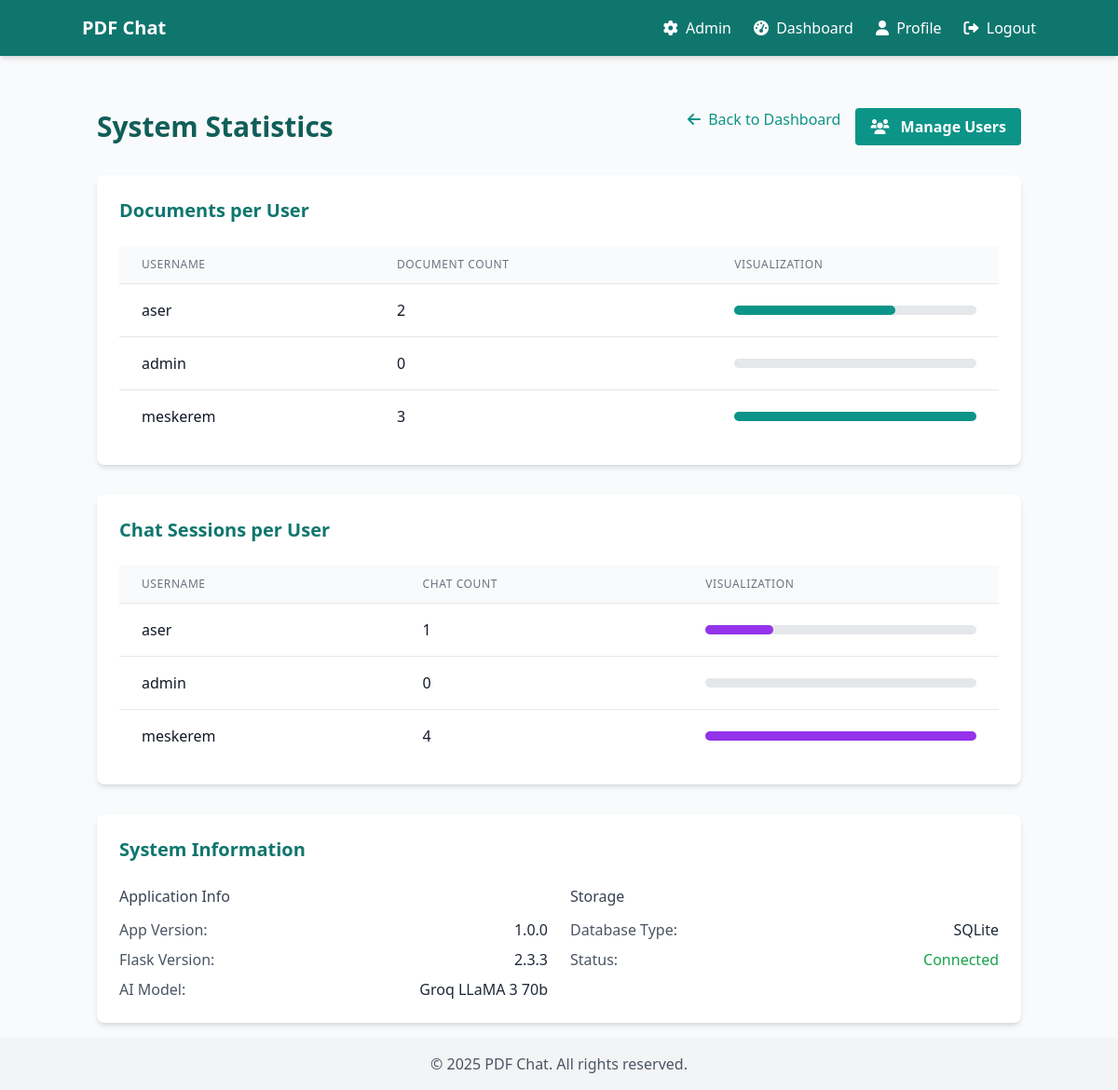
Page /admin/stats (signed in) on the committed database.
### models.py (models this page shows, shortened)
class User(db.Model, UserMixin):
    id = db.Column(db.Integer, primary_key=True)
    username = db.Column(db.String(50), unique=True, nullable=False)
    email = db.Column(db.String(100), unique=True, nullable=False)
    password_hash = db.Column(db.String(128))
    is_admin = db.Column(db.Boolean, default=False)
    created_at = db.Column(db.DateTime, default=datetime.utcnow)
    pdfs = db.relationship('PDF', backref='owner', lazy=True)
    chat_sessions = db.relationship('ChatSession', backref='user', lazy=True)

### routes/admin.py (the view)
@bp.route('/stats')
@login_required
@admin_required
def stats():
    user_docs = db.session.query(
        User.username,
        db.func.count(PDF.id)
    ).join(PDF, User.id == PDF.user_id, isouter=True).group_by(User.id).all()
    user_chats = db.session.query(
        User.username,
        db.func.count(ChatSession.id)
    ).join(ChatSession, User.id == ChatSession.user_id, isouter=True).group_by(User.id).all()
    return render_template('admin/stats.html',
                           user_docs=user_docs,
                           user_chats=user_chats)

### app.py (called while the page is built)
def create_app(config_class=Config):
    app = Flask(__name__)
    app.config.from_object(config_class)
    db.init_app(app)
    login_manager = LoginManager()
    login_manager.init_app(app)
    login_manager.login_view = 'auth.login'
    @login_manager.user_loader
    def load_user(user_id):
        return User.query.get(int(user_id))
    os.makedirs(app.config['UPLOAD_FOLDER'], exist_ok=True)
    app.register_blueprint(routes.auth.bp)
    app.register_blueprint(routes.pdf.bp)
    app.register_blueprint(routes.chat.bp)
    app.register_blueprint(routes.admin.bp)
    app.register_blueprint(routes.profile.bp)
    @app.context_processor
    def inject_now():
        return {'now': datetime.utcnow()}
    @app.route('/')
    def index():
        if current_user.is_authenticated:
            return redirect(url_for('pdf.dashboard'))
        return render_template('index.html')
    return app

### routes/admin.py (called while the page is built)
def admin_required(f):
    @wraps(f)
    def decorated_function(*args, **kwargs):
        if not current_user.is_authenticated or not current_user.is_admin:
            flash('You do not have permission to access this page.', 'danger')
            return redirect(url_for('index'))
        return f(*args, **kwargs)
    return decorated_function

### templates/admin/stats.html (shortened to what this page needs)
{% extends 'base.html' %}
{% block content %}
<div class="mt-6">
    <div class="flex justify-between items-center mb-8">
        <h1 class="text-3xl font-bold text-primary-800">System Statistics</h1>
        <div class="flex space-x-4">
            <a href="{{ url_for('admin.dashboard') }}" class="text-primary-600 hover:text-primary-800">
                <i class="fas fa-arrow-left mr-1"></i> Back to Dashboard
            </a>
            <a href="{{ url_for('admin.users') }}" class="bg-primary-600 hover:bg-primary-700 text-white font-bold py-2 px-4 rounded">
                <i class="fas fa-users mr-2"></i> Manage Users
            </a>
        </div>
    </div>
    <div class="bg-white rounded-lg shadow-md p-6 mb-8">
        <h2 class="text-xl font-semibold text-primary-700 mb-6">Documents per User</h2>
        <div class="overflow-x-auto">
            <table class="min-w-full divide-y divide-gray-200">
                <thead class="bg-gray-50">
                    <tr>
                        <th scope="col" class="px-6 py-3 text-left text-xs font-medium text-gray-500 uppercase tracking-wider">
                            Username
                        </th>
                        <th scope="col" class="px-6 py-3 text-left text-xs font-medium text-gray-500 uppercase tracking-wider">
                            Document Count
                        </th>
                        <th scope="col" class="px-6 py-3 text-left text-xs font-medium text-gray-500 uppercase tracking-wider">
                            Visualization
                        </th>
                    </tr>
                </thead>
                <tbody class="bg-white divide-y divide-gray-200">
                    {% for username, count in user_docs %}
                        <tr>
                            <td class="px-6 py-4 whitespace-nowrap">
                                <div class="font-medium text-gray-900">{{ username }}</div>
                            </td>
                            <td class="px-6 py-4 whitespace-nowrap">
                                <div class="text-gray-900">{{ count }}</div>
                            </td>
                            <td class="px-6 py-4">
                                <div class="w-full bg-gray-200 rounded-full h-2.5">
                                    {% set max_docs = user_docs|map(attribute=1)|max|default(1) %}
                                    {% if max_docs > 0 %}
                                    {% set percentage = (count / max_docs) * 100 %}
                                    {% else %}
                                        {% set percentage = 0 %}
                                    {% endif %}
                                    <div class="bg-primary-600 h-2.5 rounded-full" style="width: {{ percentage }}%"></div>
                                </div>
                            </td>
                        </tr>
                    {% endfor %}
                </tbody>
            </table>
        </div>
    </div>
    <div class="bg-white rounded-lg shadow-md p-6 mb-8">
        <h2 class="text-xl font-semibold text-primary-700 mb-6">Chat Sessions per User</h2>
        <div class="overflow-x-auto">
            <table class="min-w-full divide-y divide-gray-200">
                <thead class="bg-gray-50">
                    <tr>
                        <th scope="col" class="px-6 py-3 text-left text-xs font-medium text-gray-500 uppercase tracking-wider">
                            Username
                        </th>
                        <th scope="col" class="px-6 py-3 text-left text-xs font-medium text-gray-500 uppercase tracking-wider">
                            Chat Count
                        </th>
                        <th scope="col" class="px-6 py-3 text-left text-xs font-medium text-gray-500 uppercase tracking-wider">
                            Visualization
                        </th>
                    </tr>
                </thead>
                <tbody class="bg-white divide-y divide-gray-200">
                    {% for username, count in user_chats %}
                        <tr>
                            <td class="px-6 py-4 whitespace-nowrap">
                                <div class="font-medium text-gray-900">{{ username }}</div>
                            </td>
                            <td class="px-6 py-4 whitespace-nowrap">
                                <div class="text-gray-900">{{ count }}</div>
                            </td>
                            <td class="px-6 py-4">
                                <div class="w-full bg-gray-200 rounded-full h-2.5">
                                    {% set max_chats = user_chats|map(attribute=1)|max|default(1) %}
                                    {% if max_chats > 0 %}
                                    {% set percentage = (count / max_chats) * 100 %}
                                    {% else %}
                                        {% set percentage = 0 %}
                                    {% endif %}
                                    <div class="bg-purple-600 h-2.5 rounded-full" style="width: {{ percentage }}%"></div>
                                </div>
                            </td>
                        </tr>
                    {% endfor %}
                </tbody>
            </table>
        </div>
    </div>
    <div class="bg-white rounded-lg shadow-md p-6">
        <h2 class="text-xl font-semibold text-primary-700 mb-6">System Information</h2>
        <div class="grid grid-cols-1 md:grid-cols-2 gap-6">
            <div>
                <h3 class="font-medium mb-3 text-gray-700">Application Info</h3>
                <ul class="space-y-2">
                    <li class="flex justify-between">
                        <span class="text-gray-600">App Version:</span>
                        <span class="font-medium">1.0.0</span>
                    </li>
                    <li class="flex justify-between">
                        <span class="text-gray-600">Flask Version:</span>
                        <span class="font-medium">2.3.3</span>
                    </li>
                    <li class="flex justify-between">
                        <span class="text-gray-600">AI Model:</span>
                        <span class="font-medium">Groq LLaMA 3 70b</span>
                    </li>
                </ul>
            </div>
            <div>
                <h3 class="font-medium mb-3 text-gray-700">Storage</h3>
                <ul class="space-y-2">
                    <li class="flex justify-between">
                        <span class="text-gray-600">Database Type:</span>
                        <span class="font-medium">SQLite</span>
                    </li>
                    <li class="flex justify-between">
                        <span class="text-gray-600">Status:</span>
                        <span class="font-medium text-green-600">Connected</span>
                    </li>
                </ul>
            </div>
        </div>
    </div>
</div>
{% endblock %}

### rows in the picture
User: username "aser", count "2", {{ percentage }} 66.66666666666666 (drawn), id "1", {{ percentage }} 25.0 (drawn)
User: username "admin", count "0"
User: username "meskerem", id "3", {{ percentage }} 100.0 (drawn), count "4"
